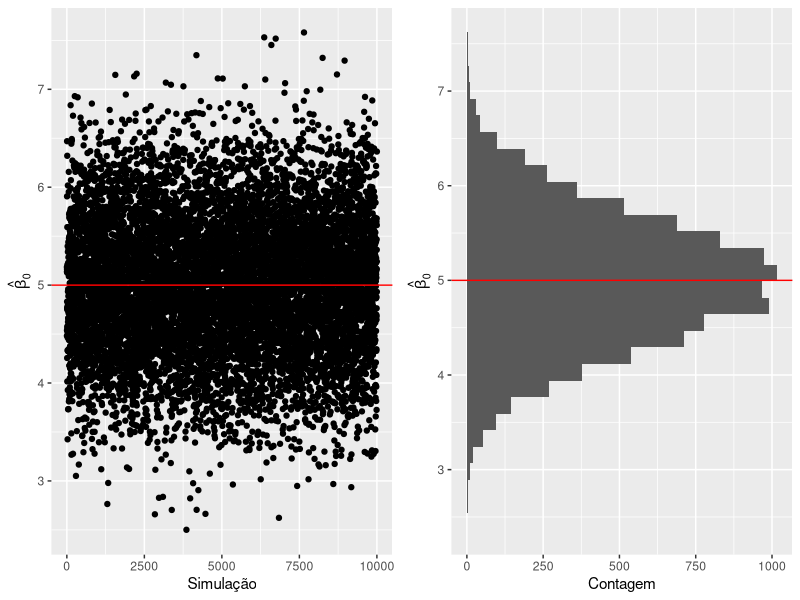
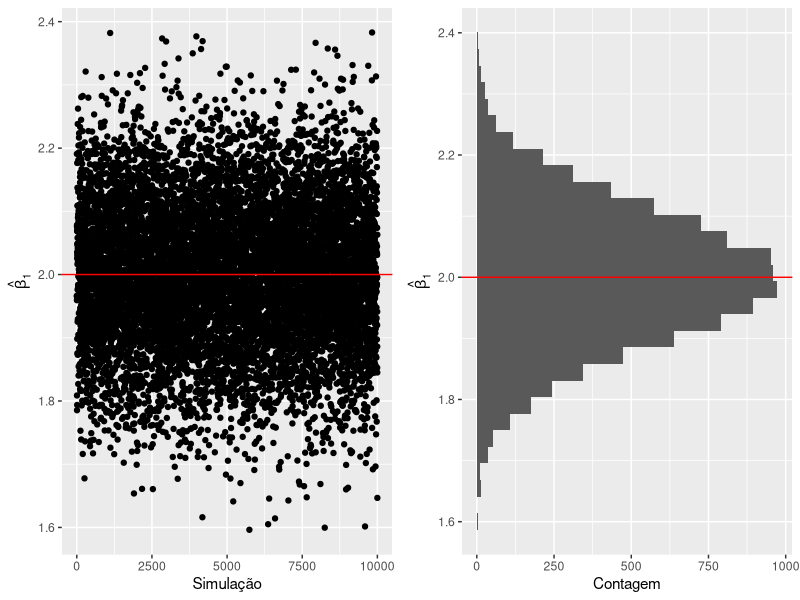
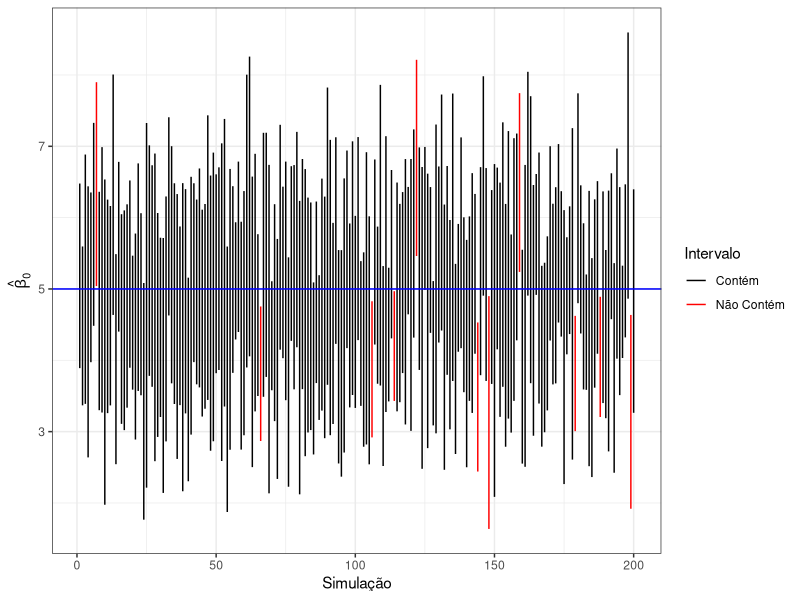
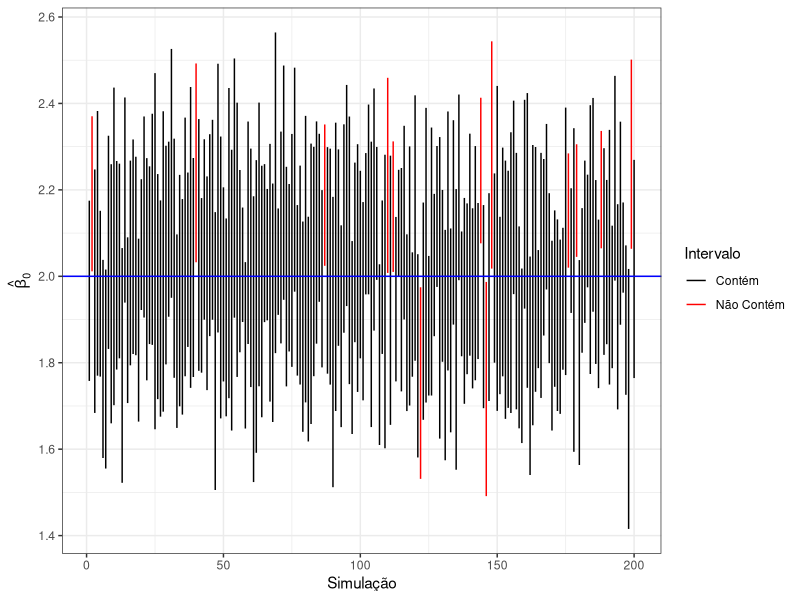

Here is the R script that generated these plots, in order:
## ---- chunk 1
# Pacotes necessários:
library(tidyverse)
library(formatR)
library(ggpubr)

knitr::opts_chunk$set(tidy.opts = list(width.cutoff = 60), tidy = TRUE)
## ---- chunk 2
# Seed para reprodutibilidade:
set.seed(5050)

# Valores dos x:
x <- 1:10

# 10.000 simulações dos Y_i:
y_sim <- replicate(10000, 5 + 2 * x + rnorm(10, 0, 1))
## ---- chunk 3
# Vetores para as estimativas pontuais dos betas:
beta_0 <- vector(mode = "numeric", 10000)
beta_1 <- vector(mode = "numeric", 10000)
sigma_2 <- vector(mode = "numeric", 10000)

# Listas para os intervalos de confiança:
ic_beta_0 <- vector(mode = "list", 10000)
ic_beta_1 <- vector(mode = "list", 10000)

# Vetores para as estatísticas para os testes de hipótese:
estat_teste_beta_0 <- vector(mode = "numeric", 10000)
estat_teste_beta_1_2 <- vector(mode = "numeric", 10000)
estat_teste_beta_1_1.8 <- vector(mode = "numeric", 10000)
## ---- chunk 4
func_soma <- function(a, b) {
    sum((a - mean(a)) * (b - mean(b)))
}
## ---- chunk 5
# Loop para fazer os ajustes e popular os vetores e listas:
for (i in 1:10000) {
    # Estimativas pontuais dos Betas:
    beta_1[i] <- func_soma(y_sim[, i], x)/func_soma(x, x)
    beta_0[i] <- mean(y_sim[, i]) - beta_1[i] * mean(x)
    # Estimativa da variância pelos resíduos:
    sigma_2[i] <- sum((y_sim[, i] - (beta_0[i] +
                                     beta_1[i] * x))^(2))/(length(x) - 2)
    # Valor da distribuição t para criação dos intervalos de confiança:
    t_alpha <- qt(1 - 0.05/2, length(x) - 2)
    # Calcula os intervalos de confiança dos betas:
    ic_beta_0[[i]] <- c(`2.5 %` = beta_0[i] -
                            (sqrt((sigma_2[i] * sum(x^(2)))/
                                  (length(x) * func_soma(x, x))) * t_alpha),
                        `97.5 %` = beta_0[i] +
                            (sqrt((sigma_2[i] * sum(x^(2)))/
                                  (length(x) * func_soma(x, x))) * t_alpha))
    ic_beta_1[[i]] <- c(`2.5 %` = beta_1[i] -
                            sqrt((sigma_2[i])/
                                 (func_soma(x, x))) * t_alpha,
                        `97.5 %` = beta_1[i] +
                            sqrt((sigma_2[i])/
                                 (func_soma(x, x))) * t_alpha)
    # Estatística de teste para Beta_0 = 5:
    estat_teste_beta_0[i] <- (beta_0[i] - 5)/sqrt((sigma_2[i] * sum(x^(2)))/
                                                  (length(x) * func_soma(x, x)))
    # Estatística de teste para Beta_1 = 2:
    estat_teste_beta_1_2[i] <- (beta_1[i] - 2)/sqrt(sigma_2[i]/func_soma(x, x))
    # Estatística de teste para Beta_1 = 1.8:
    estat_teste_beta_1_1.8[i] <- (beta_1[i] - 1.8)/sqrt(sigma_2[i]/func_soma(x, x))
}
## ---- chunk 6
ic_beta_0 <- do.call(rbind, ic_beta_0)
ic_beta_1 <- do.call(rbind, ic_beta_1)
## ---- chunk 7
# Média das estimativas:
mean(beta_0)

# Variância das estimativas:
var(beta_0)
## ---- chunk 8
# Gráfico das estimativas pontuais de Beta_0 ao longo das simulações:
g1_beta_0 <- data.frame(x = 1:10000, y = beta_0) %>%
    ggplot(aes(x = x, y = y)) +
    geom_point() +
    geom_hline(yintercept = 5, colour = "red") +
    labs(x = "Simulação", y = expression(hat(beta)[0]))

g2_beta_0 <- data.frame(x = 1:10000, y = beta_0) %>%
    ggplot(aes(y = y)) +
    geom_histogram() +
    geom_hline(yintercept = 5, colour = "red") +
    labs(x = "Contagem", y = expression(hat(beta)[0]))

ggarrange(g1_beta_0, g2_beta_0)
## ---- chunk 9
# Média das estimativas:
mean(beta_1)

# Variância das estimativas:
var(beta_1)
## ---- chunk 10
# Gráfico das estimativas pontuais de Beta_0 ao longo das simulações:
g1_beta_1 <- data.frame(x = 1:10000, y = beta_1) %>%
    ggplot(aes(x = x, y = y)) +
    geom_point() +
    geom_hline(yintercept = 2, colour = "red") +
    labs(x = "Simulação", y = expression(hat(beta)[1]))

g2_beta_1 <- data.frame(x = 1:10000, y = beta_1) %>%
    ggplot(aes(y = y)) +
    geom_histogram() +
    geom_hline(yintercept = 2, colour = "red") +
    labs(x = "Contagem", y = expression(hat(beta)[1]))

ggarrange(g1_beta_1, g2_beta_1)
## ---- chunk 11
10000 - sum(ic_beta_0[, 1] > 5 | ic_beta_0[, 2] < 5)
## ---- chunk 12
# Podemos visualizar os 200 primeiros intervalos
# a fim de verificar quantos contém o verdadeiro valor de Beta_0:
as.data.frame(ic_beta_0) %>%
    rownames_to_column() %>%
    mutate(rowname = as.numeric(rowname),
           Intervalo = ifelse(`2.5 %` > 5 | `97.5 %` < 5, "Não Contém", "Contém")) %>%
    filter(rowname <= 200) %>%
    ggplot(aes(x = rowname, y = `2.5 %`)) +
    geom_segment(aes(yend = `97.5 %`, colour = Intervalo)) +
    geom_hline(yintercept = 5, colour = "blue") +
    labs(x = "Simulação", y = expression(hat(beta)[0])) +
    scale_colour_manual(values = c("black", "red")) +
    theme_bw()
## ---- chunk 13
10000 - sum(ic_beta_1[, 1] > 2 | ic_beta_1[, 2] < 2)
## ---- chunk 14
# Podemos visualizar os 200 primeiros intervalos
# a fim de verificar quantos contém o verdadeiro valor de Beta_0:
as.data.frame(ic_beta_1) %>%
    rownames_to_column() %>%
    mutate(rowname = as.numeric(rowname),
           Intervalo = ifelse(`2.5 %` > 2 | `97.5 %` < 2, "Não Contém", "Contém")) %>%
    filter(rowname <= 200) %>%
    ggplot(aes(x = rowname, y = `2.5 %`)) +
    geom_segment(aes(yend = `97.5 %`, colour = Intervalo)) +
    geom_hline(yintercept = 2, colour = "blue") +
    labs(x = "Simulação", y = expression(hat(beta)[0])) +
    scale_colour_manual(values = c("black", "red")) +
    theme_bw()
## ---- chunk 15
sum(abs(estat_teste_beta_0) > qt(1 - 0.05/2, length(x) - 2))
## ---- chunk 16
sum(abs(estat_teste_beta_1_2) > qt(1 - 0.05/2, length(x) - 2))
## ---- chunk 17
sum(abs(estat_teste_beta_1_1.8) > qt(1 - 0.05/2, length(x) - 2))
## ---- chunk 18
sum((abs(estat_teste_beta_1_2) > qt(1 - 0.05/2, length(x) - 2)) |
    (abs(estat_teste_beta_0) > qt(1 - 0.05/2, length(x) - 2)))
